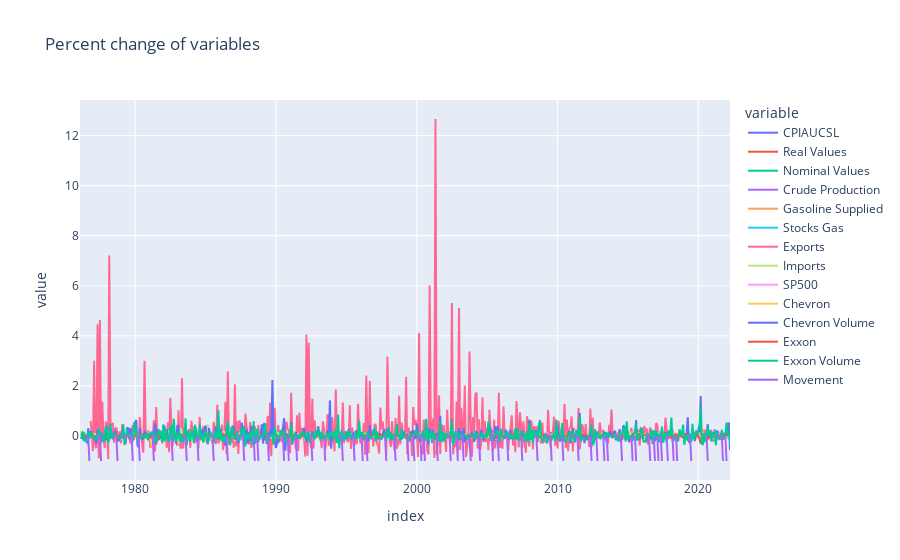

The notebook cell this image was saved under:
### Code cell
df_change = (df.pct_change())
fig = px.line(df_change, title='Percent change of variables')
fig.show()

### Figure 1 — Plotly figure (JSON) as saved in the notebook; plotly's stock layout.template omitted (floating-point values rounded to 4 significant figures; data arrays with more than 128 entries replaced by an {"elided": "..."} marker saying what was removed)
{"data": [{"hovertemplate": "variable=CPIAUCSL<br>index=%{x}<br>value=%{y}<extra></extra>", "legendgroup": "CPIAUCSL", "line": {"color": "#636efa", "dash": "solid"}, "marker": {"symbol": "circle"}, "mode": "lines", "name": "CPIAUCSL", "showlegend": true, "type": "scattergl", "x": {"elided": "555 str values"}, "xaxis": "x", "y": {"elided": "555 float values"}, "yaxis": "y"}, {"hovertemplate": "variable=Real Values<br>index=%{x}<br>value=%{y}<extra></extra>", "legendgroup": "Real Values", "line": {"color": "#EF553B", "dash": "solid"}, "marker": {"symbol": "circle"}, "mode": "lines", "name": "Real Values", "showlegend": true, "type": "scattergl", "x": {"elided": "555 str values"}, "xaxis": "x", "y": {"elided": "555 float values"}, "yaxis": "y"}, {"hovertemplate": "variable=Nominal Values<br>index=%{x}<br>value=%{y}<extra></extra>", "legendgroup": "Nominal Values", "line": {"color": "#00cc96", "dash": "solid"}, "marker": {"symbol": "circle"}, "mode": "lines", "name": "Nominal Values", "showlegend": true, "type": "scattergl", "x": {"elided": "555 str values"}, "xaxis": "x", "y": {"elided": "555 float values"}, "yaxis": "y"}, {"hovertemplate": "variable=Crude Production<br>index=%{x}<br>value=%{y}<extra></extra>", "legendgroup": "Crude Production", "line": {"color": "#ab63fa", "dash": "solid"}, "marker": {"symbol": "circle"}, "mode": "lines", "name": "Crude Production", "showlegend": true, "type": "scattergl", "x": {"elided": "555 str values"}, "xaxis": "x", "y": {"elided": "555 float values"}, "yaxis": "y"}, {"hovertemplate": "variable=Gasoline Supplied<br>index=%{x}<br>value=%{y}<extra></extra>", "legendgroup": "Gasoline Supplied", "line": {"color": "#FFA15A", "dash": "solid"}, "marker": {"symbol": "circle"}, "mode": "lines", "name": "Gasoline Supplied", "showlegend": true, "type": "scattergl", "x": {"elided": "555 str values"}, "xaxis": "x", "y": {"elided": "555 float values"}, "yaxis": "y"}, {"hovertemplate": "variable=Stocks Gas<br>index=%{x}<br>value=%{y}<extra></extra>", "legendgroup": "Stocks Gas", "line": {"color": "#19d3f3", "dash": "solid"}, "marker": {"symbol": "circle"}, "mode": "lines", "name": "Stocks Gas", "showlegend": true, "type": "scattergl", "x": {"elided": "555 str values"}, "xaxis": "x", "y": {"elided": "555 float values"}, "yaxis": "y"}, {"hovertemplate": "variable=Exports<br>index=%{x}<br>value=%{y}<extra></extra>", "legendgroup": "Exports", "line": {"color": "#FF6692", "dash": "solid"}, "marker": {"symbol": "circle"}, "mode": "lines", "name": "Exports", "showlegend": true, "type": "scattergl", "x": {"elided": "555 str values"}, "xaxis": "x", "y": {"elided": "555 float values"}, "yaxis": "y"}, {"hovertemplate": "variable=Imports<br>index=%{x}<br>value=%{y}<extra></extra>", "legendgroup": "Imports", "line": {"color": "#B6E880", "dash": "solid"}, "marker": {"symbol": "circle"}, "mode": "lines", "name": "Imports", "showlegend": true, "type": "scattergl", "x": {"elided": "555 str values"}, "xaxis": "x", "y": {"elided": "555 float values"}, "yaxis": "y"}, {"hovertemplate": "variable=SP500<br>index=%{x}<br>value=%{y}<extra></extra>", "legendgroup": "SP500", "line": {"color": "#FF97FF", "dash": "solid"}, "marker": {"symbol": "circle"}, "mode": "lines", "name": "SP500", "showlegend": true, "type": "scattergl", "x": {"elided": "555 str values"}, "xaxis": "x", "y": {"elided": "555 float values"}, "yaxis": "y"}, {"hovertemplate": "variable=Chevron<br>index=%{x}<br>value=%{y}<extra></extra>", "legendgroup": "Chevron", "line": {"color": "#FECB52", "dash": "solid"}, "marker": {"symbol": "circle"}, "mode": "lines", "name": "Chevron", "showlegend": true, "type": "scattergl", "x": {"elided": "555 str values"}, "xaxis": "x", "y": {"elided": "555 float values"}, "yaxis": "y"}, {"hovertemplate": "variable=Chevron Volume<br>index=%{x}<br>value=%{y}<extra></extra>", "legendgroup": "Chevron Volume", "line": {"color": "#636efa", "dash": "solid"}, "marker": {"symbol": "circle"}, "mode": "lines", "name": "Chevron Volume", "showlegend": true, "type": "scattergl", "x": {"elided": "555 str values"}, "xaxis": "x", "y": {"elided": "555 float values"}, "yaxis": "y"}, {"hovertemplate": "variable=Exxon<br>index=%{x}<br>value=%{y}<extra></extra>", "legendgroup": "Exxon", "line": {"color": "#EF553B", "dash": "solid"}, "marker": {"symbol": "circle"}, "mode": "lines", "name": "Exxon", "showlegend": true, "type": "scattergl", "x": {"elided": "555 str values"}, "xaxis": "x", "y": {"elided": "555 float values"}, "yaxis": "y"}, {"hovertemplate": "variable=Exxon Volume<br>index=%{x}<br>value=%{y}<extra></extra>", "legendgroup": "Exxon Volume", "line": {"color": "#00cc96", "dash": "solid"}, "marker": {"symbol": "circle"}, "mode": "lines", "name": "Exxon Volume", "showlegend": true, "type": "scattergl", "x": {"elided": "555 str values"}, "xaxis": "x", "y": {"elided": "555 float values"}, "yaxis": "y"}, {"hovertemplate": "variable=Movement<br>index=%{x}<br>value=%{y}<extra></extra>", "legendgroup": "Movement", "line": {"color": "#ab63fa", "dash": "solid"}, "marker": {"symbol": "circle"}, "mode": "lines", "name": "Movement", "showlegend": true, "type": "scattergl", "x": {"elided": "555 str values"}, "xaxis": "x", "y": {"elided": "555 int values"}, "yaxis": "y"}], "layout": {"legend": {"title": {"text": "variable"}, "tracegroupgap": 0}, "title": {"text": "Percent change of variables"}, "xaxis": {"anchor": "y", "domain": [0, 1], "title": {"text": "index"}}, "yaxis": {"anchor": "x", "domain": [0, 1], "title": {"text": "value"}}}}
